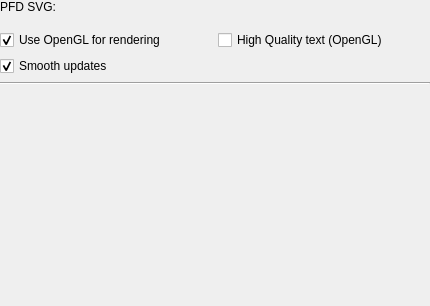
<?xml version="1.0" encoding="UTF-8"?>
<ui version="4.0">
 <class>PFDGadgetOptionsPage</class>
 <widget class="QWidget" name="PFDGadgetOptionsPage">
  <property name="geometry">
   <rect>
    <x>0</x>
    <y>0</y>
    <width>430</width>
    <height>306</height>
   </rect>
  </property>
  <property name="sizePolicy">
   <sizepolicy hsizetype="Expanding" vsizetype="Expanding">
    <horstretch>0</horstretch>
    <verstretch>0</verstretch>
   </sizepolicy>
  </property>
  <property name="windowTitle">
   <string>Form</string>
  </property>
  <layout class="QVBoxLayout" name="verticalLayout_2">
   <property name="margin">
    <number>0</number>
   </property>
   <item>
    <widget class="QScrollArea" name="scrollArea">
     <property name="frameShape">
      <enum>QFrame::NoFrame</enum>
     </property>
     <property name="frameShadow">
      <enum>QFrame::Plain</enum>
     </property>
     <property name="widgetResizable">
      <bool>true</bool>
     </property>
     <widget class="QWidget" name="scrollAreaWidgetContents">
      <property name="geometry">
       <rect>
        <x>0</x>
        <y>0</y>
        <width>430</width>
        <height>306</height>
       </rect>
      </property>
      <layout class="QVBoxLayout" name="verticalLayout">
       <property name="margin">
        <number>0</number>
       </property>
       <item>
        <layout class="QHBoxLayout" name="horizontalLayout" stretch="0,0">
         <property name="spacing">
          <number>10</number>
         </property>
         <property name="sizeConstraint">
          <enum>QLayout::SetMaximumSize</enum>
         </property>
         <property name="bottomMargin">
          <number>10</number>
         </property>
         <item>
          <widget class="QLabel" name="label">
           <property name="text">
            <string>PFD SVG: </string>
           </property>
          </widget>
         </item>
         <item>
          <widget class="Utils::PathChooser" name="svgSourceFile" native="true">
           <property name="sizePolicy">
            <sizepolicy hsizetype="MinimumExpanding" vsizetype="Preferred">
             <horstretch>0</horstretch>
             <verstretch>0</verstretch>
            </sizepolicy>
           </property>
          </widget>
         </item>
        </layout>
       </item>
       <item>
        <layout class="QHBoxLayout" name="horizontalLayout_2">
         <item>
          <widget class="QCheckBox" name="useOpenGL">
           <property name="enabled">
            <bool>true</bool>
           </property>
           <property name="text">
            <string>Use OpenGL for rendering</string>
           </property>
           <property name="checked">
            <bool>true</bool>
           </property>
          </widget>
         </item>
         <item>
          <widget class="QCheckBox" name="hqText">
           <property name="text">
            <string>High Quality text (OpenGL)</string>
           </property>
          </widget>
         </item>
        </layout>
       </item>
       <item>
        <layout class="QHBoxLayout" name="horizontalLayout_3">
         <item>
          <widget class="QCheckBox" name="smoothUpdates">
           <property name="text">
            <string>Smooth updates</string>
           </property>
           <property name="checked">
            <bool>true</bool>
           </property>
          </widget>
         </item>
        </layout>
       </item>
       <item>
        <widget class="Line" name="line">
         <property name="orientation">
          <enum>Qt::Horizontal</enum>
         </property>
        </widget>
       </item>
       <item>
        <spacer name="verticalSpacer">
         <property name="orientation">
          <enum>Qt::Vertical</enum>
         </property>
         <property name="sizeType">
          <enum>QSizePolicy::MinimumExpanding</enum>
         </property>
         <property name="sizeHint" stdset="0">
          <size>
           <width>20</width>
           <height>40</height>
          </size>
         </property>
        </spacer>
       </item>
      </layout>
     </widget>
    </widget>
   </item>
  </layout>
 </widget>
 <customwidgets>
  <customwidget>
   <class>Utils::PathChooser</class>
   <extends>QWidget</extends>
   <header>utils/pathchooser.h</header>
   <container>1</container>
  </customwidget>
 </customwidgets>
 <resources/>
 <connections/>
</ui>
